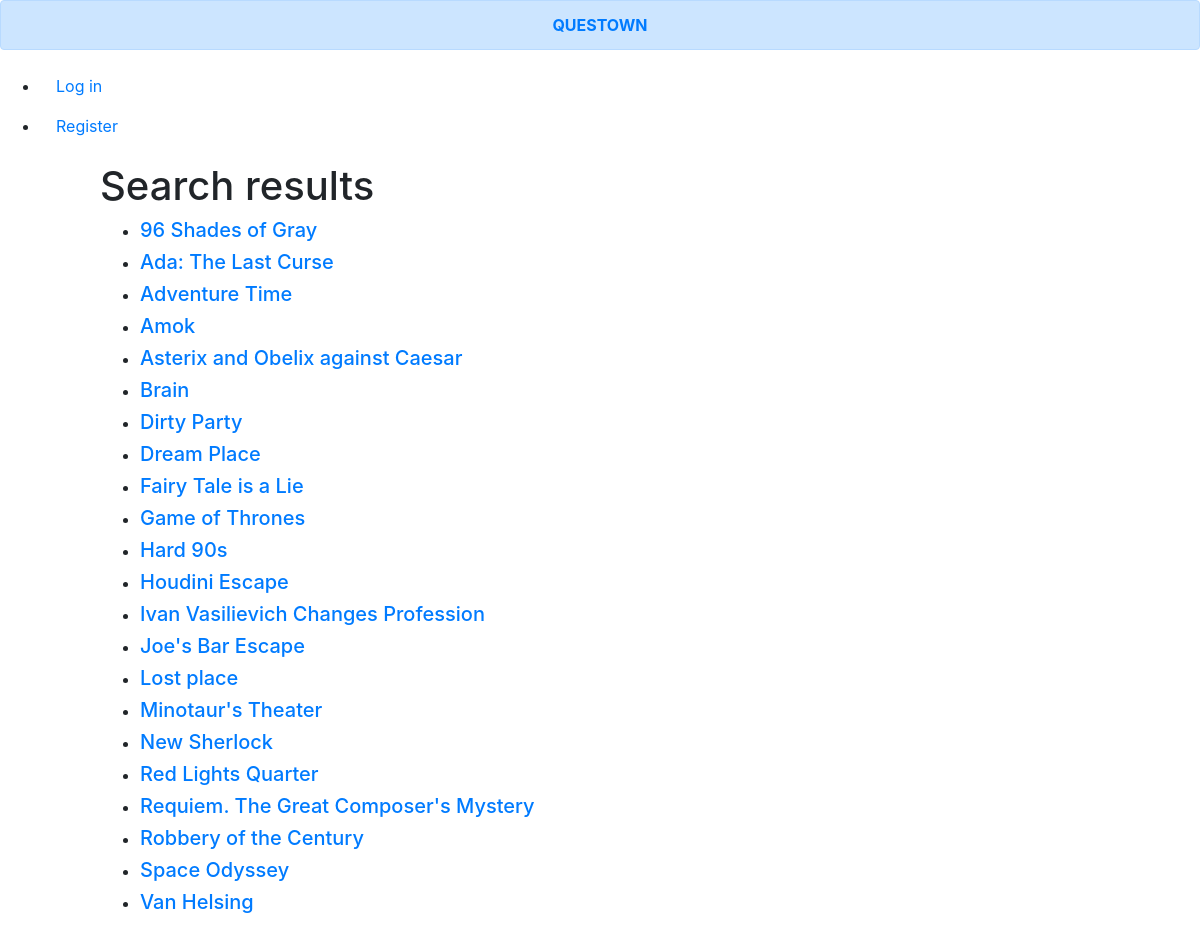
The app's page /results with its own data.
### questown/models.py (models this page shows)
class Quests(db.Model):
    id = db.Column(db.Integer, primary_key=True, autoincrement=True, nullable=False)
    name = db.Column(db.String(20), nullable=False)
    description = db.Column(db.String(1000), nullable=False)
    image_file = db.Column(db.String(20), nullable=False, default='1.jpg')
    address = db.Column(db.String(50))
    feat_adventure = db.Column(db.Integer)
    feat_horror = db.Column(db.Integer)
    feat_logic = db.Column(db.Integer)
    feat_intelligent = db.Column(db.Integer)
    feat_silly = db.Column(db.Integer)
    feat_dirty = db.Column(db.Integer)
    feat_romantic = db.Column(db.Integer)
    feat_drama = db.Column(db.Integer)
    link = db.Column(db.String(50))

### questown/routes.py (the view)
@app.route('/results')
def search_results():
    searchform = QuestSearchForm()
    quests = Quests.query
    if searchform.validate_on_submit():
        quests = quests.filter(Quests.name.like('%' + searchform.search.data + '%') |
                               Quests.description.like('%' + searchform.search.data + '%'))
    quests = quests.order_by(Quests.name).all()
    return render_template('search_results.html', quests=quests, title='Search')

### questown/templates/search_results.html (shortened to what this page needs)
<!DOCTYPE html>
<html lang="en">
<head>
    <link rel="stylesheet" href="https://stackpath.bootstrapcdn.com/bootstrap/4.1.3/css/bootstrap.min.css">
</head>
<body>
    <div class="alert alert-primary" align="center" role="alert" >
        <a href = "{{ url_for('home') }}"><strong>QUESTOWN</strong></a>
    </div>
    <ul>
        {% if current_user.is_authenticated %}
            <li><a class="nav-item nav-link" href="{{ url_for('account') }}">Account</a></li>
            <li><a class="nav-item nav-link" href="{{ url_for('logout') }}">Log out</a></li>
        {% else %}
            <li><a class="nav-item nav-link" href="{{ url_for('login') }}">Log in</a></li>
            <li><a class="nav-item nav-link" href="{{ url_for('register') }}">Register</a></li>
        {% endif %}
    </ul>
    {% if quests %}
        <div class="offset-md-1">
            <h1>Search results</h1>
            <ul>
                {% for quest in quests %}
                <li>
                    <h5><a href="/quest/{{quest.id}}">{{ quest.name }}</a></h5>
                </li>
                {% endfor %}
            </ul>
        </div>
    {% else %}
        <h1>Sorry, no quests found</h1>
    {% endif %}
</body>
</html>

### records on screen
Quests: name "96 Shades of Gray"
Quests: name "Ada: The Last Curse"
Quests: name "Adventure Time"
Quests: name "Amok"
Quests: name "Asterix and Obelix against Caesar"
Quests: name "Brain"
Quests: name "Dirty Party"
Quests: name "Dream Place"
Quests: name "Fairy Tale is a Lie"
Quests: name "Game of Thrones"
Quests: name "Hard 90s"
Quests: name "Houdini Escape"
Quests: name "Ivan Vasilievich Changes Profession"
Quests: name "Joe's Bar Escape"
Quests: name "Lost place"
Quests: name "Minotaur's Theater"
Quests: name "New Sherlock"
Quests: name "Red Lights Quarter"
Quests: name "Requiem. The Great Composer's Mystery"
Quests: name "Robbery of the Century"
Quests: name "Space Odyssey"
Quests: name "Van Helsing"
